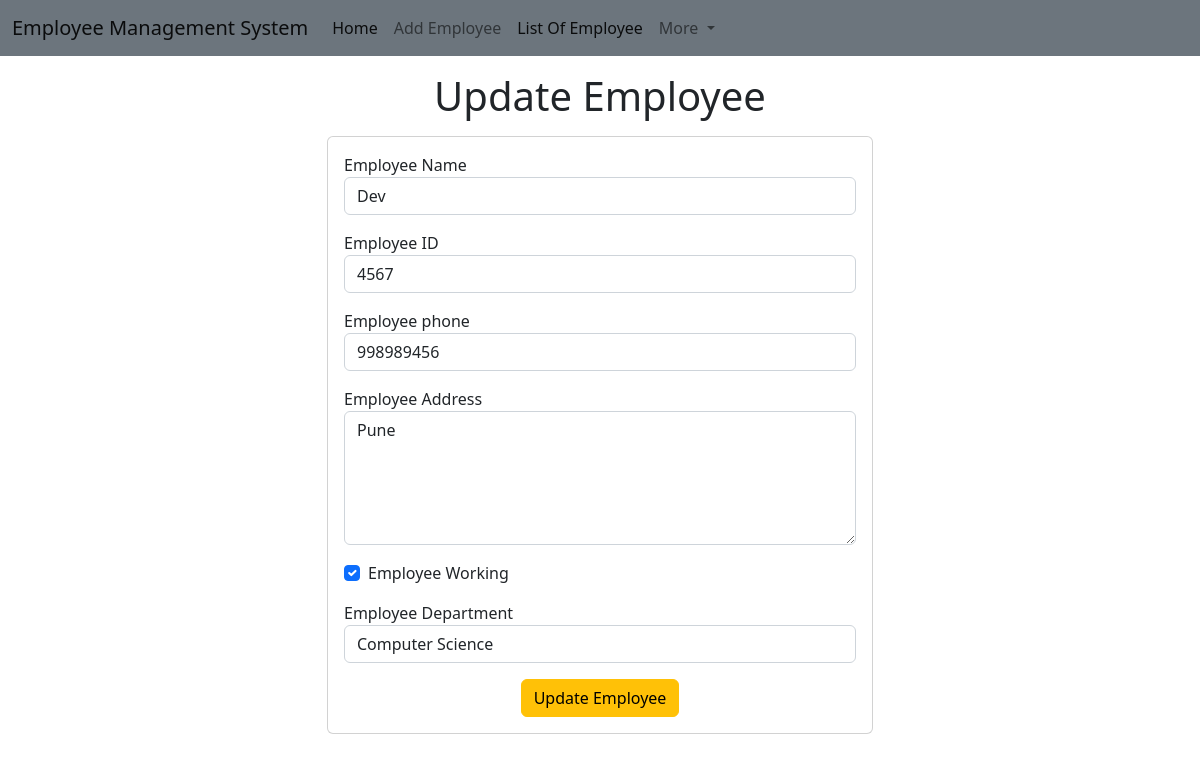
Page /emp/emp-update/16 on the committed database.
### emp/models.py (models this page shows)
class Emp(models.Model):
    name = models.CharField(max_length=200, default='Mujahid')
    employee_id = models.IntegerField(default=0)
    phone_no = models.IntegerField(default=9507008142)
    address = models.CharField(max_length=200, default='Address Pune')
    working = models.BooleanField(default=True)
    department = models.CharField(max_length=200, default='Address Pune')

### emp/views.py (the view)
# urls.py: path('emp-update/<int:emp_id>',emp_update),
def emp_update(request, emp_id):
    emp_up = Emp.objects.get(id=emp_id)
    data = {
        'emp_up':emp_up
    }
    return render(request, 'emp/update_emp.html', data)

### templates/emp/update_emp.html (shortened to what this page needs)
<!DOCTYPE html>
<html lang="en">
<head>
    <link href="https://cdn.jsdelivr.net/npm/bootstrap@5.2.1/dist/css/bootstrap.min.css" rel="stylesheet">
</head>
<body>
    {% include 'emp/navbar.html' %}
    <h1 class="text-center my-3">Update Employee </h1>
    <div class="container">
        <div class="row">
            <div class="col-md-6 offset-md-3 " >
                <div class="card">
                    <div class="card-body">
                        <form action="/emp/do-update/{{emp_up.id}}" method="POST">
                            <div class="mb-3">
                                <label for="name">Employee Name</label>
                                <input value="{{emp_up.name}}" name="emp_name" id="name" type="text" class="form-control">
                            </div>
                            <div class="mb-3">
                                <label for="id">Employee ID</label>
                                <input value="{{emp_up.employee_id}}" name="emp_id" id="id" type="text" class="form-control">
                            </div>
                            <div class="mb-3">
                                <label for="phone">Employee phone</label>
                                <input value="{{emp_up.phone_no}}" name="emp_phone" id="phone" type="text" class="form-control">
                            </div>
                            <div class="mb-3">
                                <label for="address">Employee Address</label>
                                <textarea name="emp_address" id="address" rows="5" class="form-control">{{emp_up.address}}</textarea>
                            </div>
                            <div class="mb-3 form-check">
                                <label for="working" class="form-check-label">Employee Working</label>
                                <input {% if emp_up.working %} checked {% endif %} name="emp_working" id="working" type="checkbox" class="form-check-input">
                            </div>
                            <div class="mb-3">
                                <label for="department">Employee Department</label>
                                <select value="{{emp_up.department}}" name="emp_department" id="department" class="form-control">
                                    <option value="CSE">Computer Science</option>
                                </select>
                            </div>
                            <div class="container text-center">
                                <button class="btn btn-warning">
                                    Update Employee
                                </button>
                            </div>
                        </form>
                    </div>
                </div>
            </div>
        </div>
    </div>
</body>
</html>

### rows in the picture
Emp: emp_name "Dev", emp_id "4567", emp_phone "998989456", emp_address "Pune", working "☑", emp_department "Computer Science"
